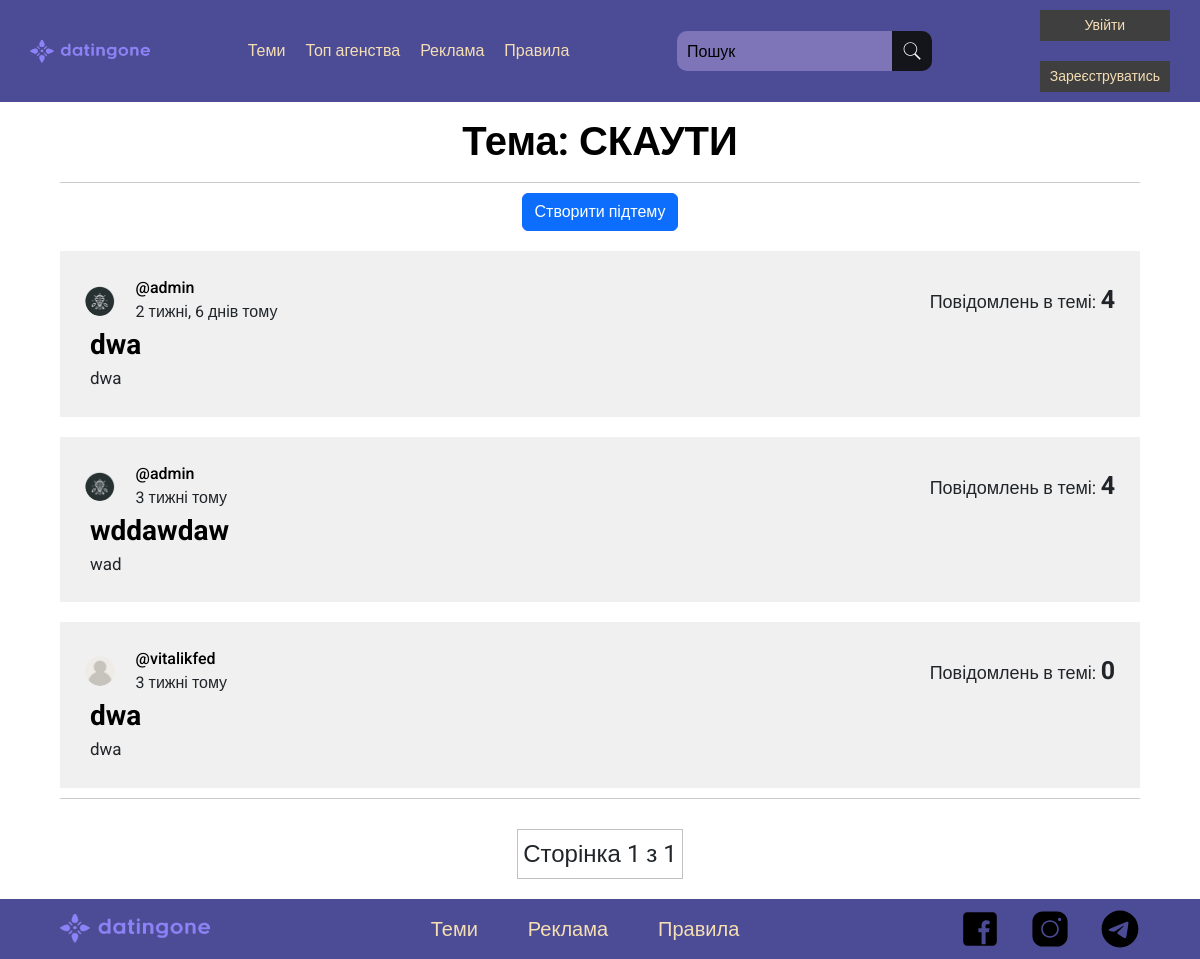
Page /subthemes/2 on the earlier database version.
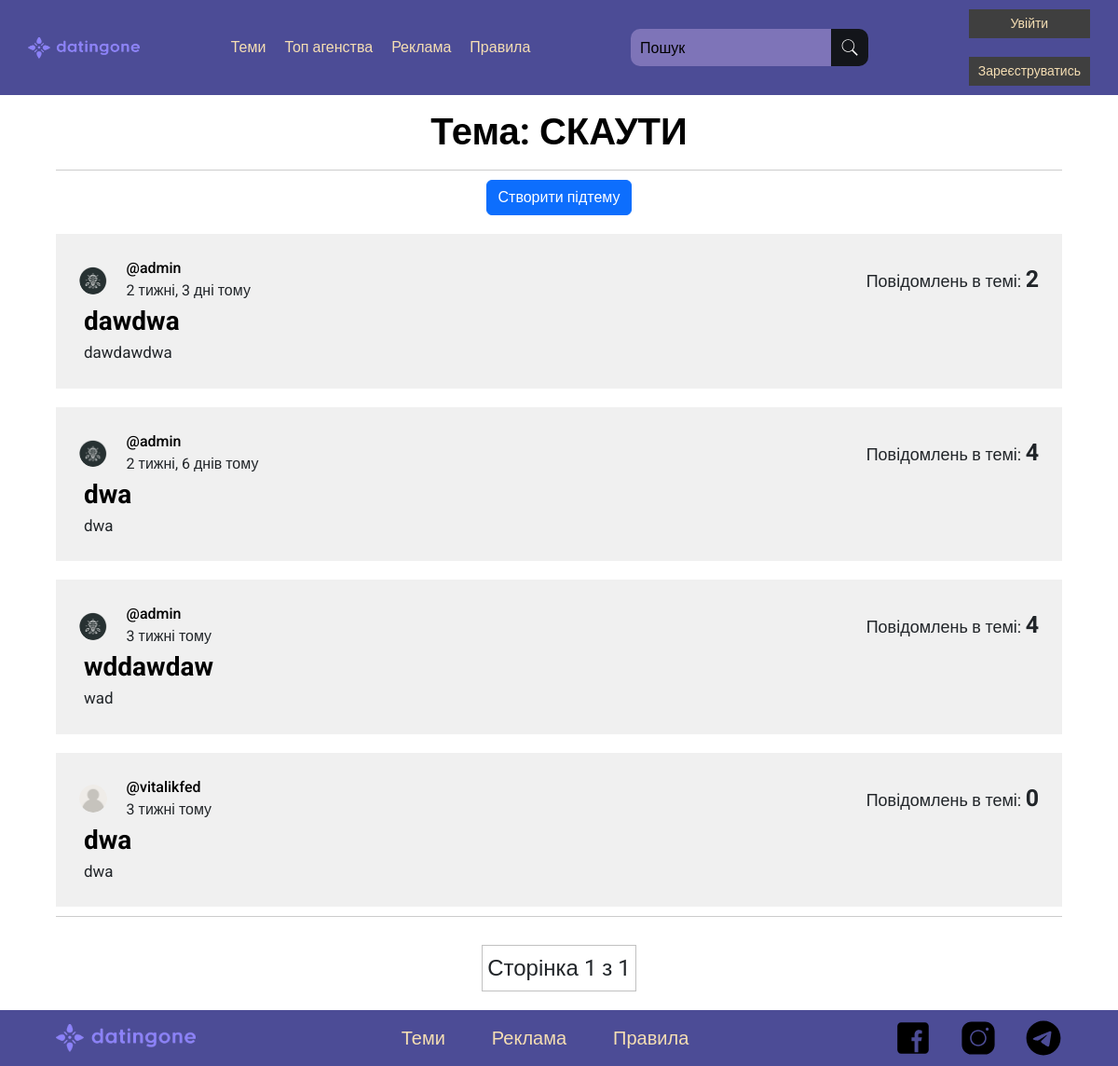
Same page on the later database version.
### forum_pages/models.py (models this page shows, shortened)
class Theme(models.Model):
    title = models.CharField('Назва теми', max_length=100, null=True)
    def __str__(self) -> str:
        return self.title

class SubTheme(models.Model):
    user = models.ForeignKey(User, on_delete=models.CASCADE, null=True)
    base_theme = models.ForeignKey(Theme, on_delete=models.CASCADE, null=True, related_name='subthemes')
    title = models.CharField(max_length=100, null=True)
    main_text = models.TextField()
    count = models.PositiveIntegerField(default=0)
    created = models.DateTimeField(auto_now_add=True)

class User(AbstractUser):
    username = models.CharField(max_length=100,
                                null=True,
                                unique=True,
                                verbose_name='Ваш нікнейм')
    email = models.EmailField(null=True,
                              unique=True,
                              verbose_name='Ваш E-mail')
    telegram = models.CharField(max_length=200,
                                null=True,
                                blank=True,
                                verbose_name='Ваш телеграм нікнейм')
    is_show_telegram = models.BooleanField(default=True,
                                           verbose_name='Показувати телеграм')
    avatar = models.ImageField(null=True,
                               default='avatars/default_avatar.png',
                               upload_to='avatars',
                               verbose_name='Фото профілю')
    is_blocked = models.BooleanField(default=False, blank=True)
    ban_reason = models.TextField(null=True, blank=True)
    REQUIRED_FIELDS = []

### forum_pages/views/_read.py (the view)
# urls.py: path('subthemes/<str:pk>', views.subThemes, name='subthemes'),
def subThemes(request, pk):
    theme = Theme.objects.get(id=pk)
    subthemes = theme.subthemes.all().order_by('-created')
    p = Paginator(subthemes, 10)
    page = request.GET.get('page')
    paginator = p.get_page(page)
    context = {
        'theme': theme,
        'paginator': paginator
    }
    return render(request, 'subThemes.html', context)

### templates/forum_pages/subThemes.html (shortened to what this page needs)
{% extends 'base.html' %}
{% load static %}
{% block style %}
<link rel="stylesheet" href="{% static 'forum_pages/css/themes.min.css' %}">
<link rel="stylesheet" href="{% static 'forum_pages/css/themesmedia.min.css' %}">
{% endblock %}
{% block content %}
<div class="sandbox__info container">
    <div class="sandbox__title">Тема: {{ theme }}</div>
    <div class="divider"></div>
    <a class="link-subheader" href="{% url 'create-subtheme' theme.id %}"><button class="btn btn-primary btn-subheader">Створити підтему</button></a>
    {% for subtheme in paginator %}
        <div class="user__wrapper-interface">
            <div class="user__data-interface">
                <div class="user__photo-interface"><a href="#"><img src="{{subtheme.user.avatar.url}}" class="side__panel-photo" alt=""></a></div>
                <div class="user__information">
                    <div class="user__name-interface"><a href="{% url 'user-profile' subtheme.user.username %}">@{{ subtheme.user.username }}</a></div>
                    <div class="user__time-interface">{{ subtheme.created|timesince }} тому</div>
                </div>
                <div class="user__rightWrapper">
                    <div class="user__number-interface">Повідомлень в темі: <b>{{ subtheme.count }}</b></div>
                </div>
            </div>
            <div class="user__content-interface">
                <div class="user__title-interface"><a href="{% url 'subtheme' subtheme.id %}">{{ subtheme.title }}</a></div>
                <div class="user__text-interface">{{ subtheme.main_text }}</div>
            </div>
        </div>
    {% endfor %}
    <div class="divider"></div>
    <div class="subthemes__pages">
        <div>
            <div class="subtheme__current-page">Сторінка {{paginator.number}} з {{paginator.paginator.num_pages}}</div>
        </div>
    </div>
</div>
{% endblock %}

### templates/base.html (shortened to what this page needs)
{% load static %}
<!DOCTYPE html>
<html lang="en">
<head>
    <link href="https://cdn.jsdelivr.net/npm/bootstrap@5.3.2/dist/css/bootstrap.min.css" rel="stylesheet">
    <link rel="stylesheet" href="{% static 'forum_pages/css/base.min.css' %}">
    <link rel="stylesheet" href="{% static 'forum_pages/css/basemedia.min.css' %}">
    {% block style %}{% endblock %}
</head>
<body>
    <div class="wrapper">
        <div class="container2">
            <header class="header">
                <div class="container">
                    <div class="header__logo">
                        <a href="{% url 'home' %}"><img src="{% static 'forum_pages/img/icons/forum_logo.png'%}" alt=""></a>
                    </div>
                    <nav class="header__links">
                        <a href="{% url 'all-themes' %}" class="header__link">Теми</a>
                        <a href="{% url 'agency' %}" class="header__link">Топ агенства</a>
                        <a href="{% url 'advert-page' %}" class="header__link">Реклама</a>
                        <a href="{% url 'policy' %}" class="header__link">Правила</a>
                    </nav>
                    <div class="form__wrapper">
                        <form method="GET" action="{% url 'searched-subthemes'%}">
                            <div class="search-container">
                                <input type="text" name="q" placeholder="Пошук" autocomplete="off" maxlength="100" required>
                                <button type="submit">
                                    <img src="{% static 'forum_pages/img/icons/search.svg'%}" alt="Search">
                                </button>
                            </div>
                        </form>
                    </div>
                    {% if request.user.is_authenticated %}
                    <nav class="dropdown__menu">
                        <div class="dropdown">
                            <button class="dropdown-button">
                                <img src="{{request.user.avatar.url}}" alt="Аватар користувача">
                                <a href="#" class="user__name">{{request.user.username}}</a>
                            </button>
                            <div class="dropdown-content">
                                <a href="{% url 'user-profile' request.user.username %}">Профіль</a>
                                <a href="{% url 'logout' %}">Вийти</a>
                            </div>
                        </div>
                    </nav>
                    {% else %}
                    <div class="header__auth">
                        <a href="{% url 'login' %}">Увійти</a>
                        <a href="{% url 'register' %}">Зареєструватись</a>
                    </div>
                    {% endif %}
            </header>
            <main>
                {% block content %}{% endblock %}
            </main>
        </div>
        <footer class="footer">
            <div class="container">
                <div class="footer__logo">
                    <a href="#">
                        <img src="{% static 'forum_pages/img/icons/forum_logo.png'%}" alt="">
                    </a>
                </div>
                <div class="footer__links">
                    <a href="#">Теми</a>
                    <a href="#">Реклама</a>
                    <a href="#">Правила</a>
                </div>
                <div class="footer__contactus">
                    <a href="#"><img src="{% static 'forum_pages/img/icons/facebook.svg'%}" alt=""></a>
                    <a href="#"><img src="{% static 'forum_pages/img/icons/instagram.svg'%}" alt=""></a>
                    <a href="#"><img src="{% static 'forum_pages/img/icons/telegram.svg'%}" alt=""></a>
                </div>
        </footer>
    </div>
</body>
</html>

Differences in the rows shown:
added SubTheme: user.avatar (picture), user.username "admin", created "2 тижні, 3 дні", count "2", title "dawdwa", main_text "dawdawdwa"
